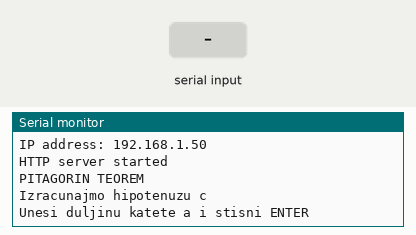
Bench run of a sketch on a simulated ESP8266 (Wemos D1 mini). Parts: the last lines printed to the serial monitor. Inputs (shaded band) come from the test bench. WiFi joins after 1.5 s; servers stay silent unless stated.

Above: at 2.7 s.
2.8 s: "90,45\n" received over Serial
At 3.5 s:
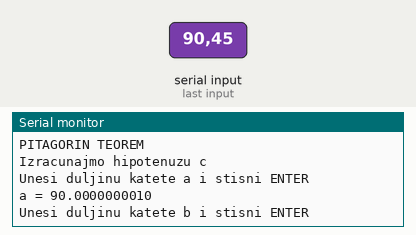
4.3 s: "30,150\n" received over Serial
At 4.39 s:
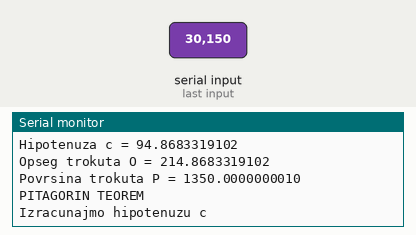

Measured:
- after the input at 2.8 s, the serial monitor: prints a new line at once (image 1)
- after the input at 4.3 s, the serial monitor: prints a new line at once (image 2)

The sketch:

wemos-d1-math.ino
```cpp
/* DHTServer - ESP8266 Webserver with a DHT sensor as an input

   Based on ESP8266Webserver, DHTexample, and BlinkWithoutDelay (thank you)

   Version 1.0  5/3/2014  Version 1.0   Mike Barela for Adafruit Industries
*/
#include <ESP8266WiFi.h>
#include <WiFiClient.h>
#include <ESP8266WebServer.h>

// Replace with your network details
const char* ssid     = "SSID";
const char* password = "PASS";

ESP8266WebServer server(80);

#include "math.h"               // include the Math Library

float a;
float b;
float c;
float O;
float P;
char junk = ' ';


void handle_root() {
  server.send(200, "text/plain", "ESP8266 on WEMOS D1 Web Server\n\nMD76");
  delay(100);
}

void setup(void)
{
  // You can open the Arduino IDE Serial Monitor window to see what the code is doing
  Serial.begin(9600);  // Serial connection from ESP-01 via 3.3v console cable

  // Connect to WiFi network
  WiFi.begin(ssid, password);
  Serial.print("\n\r \n\rWorking to connect");

  // Wait for connection
  while (WiFi.status() != WL_CONNECTED) {
    delay(500);
    Serial.print(".");
  }
  Serial.println("");
  Serial.println("ESP8266 WEMOS D1 Web Server - MD76!");
  Serial.print("Connected to ");
  Serial.println(ssid);
  Serial.print("IP address: ");
  Serial.println(WiFi.localIP());

  server.on("/", handle_root);

  server.begin();
  Serial.println("HTTP server started");

}

void loop(void)
{
  server.handleClient();

  Serial.println("PITAGORIN TEOREM");
  Serial.println("");
  Serial.println("Izracunajmo hipotenuzu c");
  Serial.println("");

  Serial.println("Unesi duljinu katete a i stisni ENTER");
  while (Serial.available() == 0) ;  // Wait here until input buffer has a character
  {
      //Kateta a
    a = Serial.parseFloat();        // new command in 1.0 forward
    Serial.print("a = "); Serial.println(a, DEC);

    while (Serial.available() > 0)  // .parseFloat() can leave non-numeric characters
    { junk = Serial.read() ; }      // clear the keyboard buffer
  }

  Serial.println("Unesi duljinu katete b i stisni ENTER");
  while (Serial.available() == 0) ;
  {
      //Kateta b
    b = Serial.parseFloat();
    Serial.print("b = "); Serial.println(b, DEC);
    while (Serial.available() > 0)
    { junk = Serial.read() ; }

    c = sqrt (float( a*a + b*b ));
    O = a + b + c;
    P = (a * b)/2;

    Serial.print("Hipotenuza c = ");
    Serial.println(c, DEC); Serial.println();
    Serial.print("Opseg trokuta O = ");
    Serial.println(O, DEC); Serial.println();
    Serial.print("Povrsina trokuta P = ");
    Serial.println(P, DEC); Serial.println();
  }
}
```
